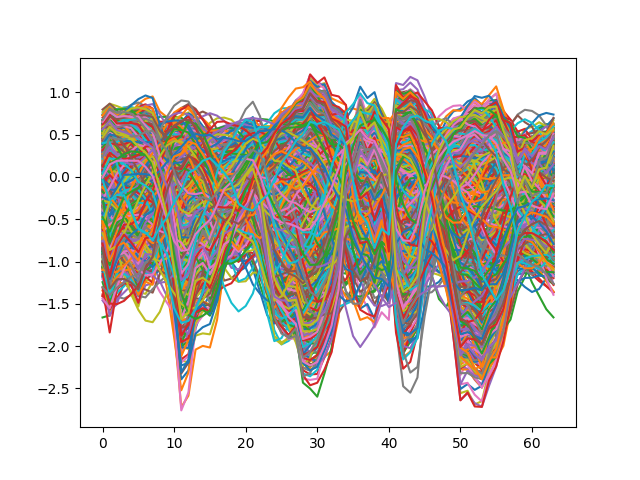

This figure's Python source:
import torch
import numpy as np
import pylab as plt
import torch.nn.functional as F
import torch.nn as nn
from random_fields import *
from tqdm import trange
from neuralop.models import FNO1d
from stochasticheatequation import StochasticHeatEquation
torch.manual_seed(0)
np.random.seed(0)
batch_size=100
data=StochasticHeatEquation(100)
real_data=data.train_loader.dataset[:][0].numpy()
train_loader=data.train_loader
res=64
epochs=100
device='cpu'
λ_grad=10
grf = GaussianRF_idct(1, res, alpha=1.5, tau=1.0,device=device)
lr=1e-4
class Generator(nn.Module):
    def __init__(self):
        super(Generator, self).__init__()
        self.fc=FNO1d(64,100,in_channels=1)
        

    def forward(self, x):
        x=x.squeeze(-1).unsqueeze(1)
        x=self.fc(x).squeeze(1).unsqueeze(-1)
        return x
    
class Discriminator(nn.Module):
    def __init__(self):
        super(Discriminator, self).__init__()
        self.fc=FNO1d(64,100,in_channels=1)
        self.lin=nn.Linear(64,1)

    def forward(self, x):
        x=x.squeeze(-1).unsqueeze(1)
        x=self.fc(x)
        x=x.reshape(x.shape[0],-1)
        return x

G=Generator().to(device)
D=Discriminator().to(device)
G_optimizer = torch.optim.Adam(G.parameters(), lr=lr) #, weight_decay=1e-4)
D_optimizer = torch.optim.Adam(D.parameters(), lr=lr) #, weight_decay=1e-4)
fn_loss = nn.BCEWithLogitsLoss()



D.train()
G.train()
nn_params = sum(p.numel() for p in D.parameters() if p.requires_grad)
print("Number discriminator parameters: ", nn_params)
nn_params = sum(p.numel() for p in G.parameters() if p.requires_grad)
print("Number generator parameters: ", nn_params)

def calculate_gradient_penalty(model, real_images, fake_images, device):
    """Calculates the gradient penalty loss for GANO"""
    # Random weight term for interpolation between real and fake data
    alpha = torch.randn((real_images.size(0),1, 1), device=device)
    # Get random interpolation between real and fake data
    interpolates = (alpha * real_images + ((1 - alpha) * fake_images)).requires_grad_(True)

    model_interpolates = model(interpolates)
    grad_outputs = torch.ones(model_interpolates.size(), device=device, requires_grad=False)

    # Get gradient w.r.t. interpolates
    gradients = torch.autograd.grad(
        outputs=model_interpolates,
        inputs=interpolates,
        grad_outputs=grad_outputs,
        create_graph=True,
        retain_graph=True,
        only_inputs=True,
    )[0]
    gradients = gradients.view(gradients.size(0), -1)
    gradient_penalty = torch.mean((gradients.norm(2, dim=1) - 1/np.sqrt(res * res)) ** 2)
    return gradient_penalty


def train_GANO(D, G, train_data, epochs, D_optim, G_optim, scheduler=None):
    losses_D = np.zeros(epochs)
    losses_G = np.zeros(epochs)
    for i in trange(epochs):
        loss_D = 0.0
        loss_G = 0.0
        for j, data in enumerate(train_data):
            # Train D
            x = data[0].to(device)
            D_optimizer.zero_grad()
            z=grf.sample(x.shape[0]).unsqueeze(-1)
            x_syn = G(grf.sample(x.shape[0]))
            W_loss = -torch.mean(D(x)) + torch.mean(D(x_syn.detach()))

            gradient_penalty = calculate_gradient_penalty(D, x.data, x_syn.data, device)

            loss = W_loss + λ_grad * gradient_penalty
            loss.backward()

            loss_D += loss.item()

            D_optim.step()
            
            G_optimizer.zero_grad()

            x_syn = G(grf.sample(x.shape[0]).unsqueeze(-1))

            loss = -torch.mean(D(x_syn))
            loss.backward()
            loss_G += loss.item()

            G_optim.step()
        
        losses_D[i] = loss_D / batch_size
        losses_G[i] = loss_G / batch_size
            
        print(i, "D: ", losses_D[i], "G: ", losses_G[i], "mean: ", x.mean().item(), "std: ", x.std().item())

    return losses_D, losses_G

losses_D, losses_G = train_GANO(D, G, train_loader, epochs, D_optimizer, G_optimizer)


with torch.no_grad():
    t=np.arange(64)
    z=grf.sample(600)
    x = G(z).squeeze(-1)
    fig,ax=plt.subplots()
    for i in range(600):
        ax.plot(t,x[i,:])
    fig.savefig("gano.png")

    fig,ax=plt.subplots()
    for i in range(600):
        ax.plot(t,real_data[i,:])
    fig.savefig("true.png")

def compute_acovf(z):
    from scipy.stats import binned_statistic
    z_hat = torch.fft.rfft(z)
    acf = torch.fft.irfft(torch.conj(z_hat) * z_hat)
    acf = torch.fft.fftshift(acf).mean(dim=0) / z[0].numel()
    acf_r = acf.view(-1).cpu().detach().numpy()
    lags_x=torch.arange(res) - res//2
    lags_r = torch.sqrt(lags_x**2).view(-1).cpu().detach().numpy()

    idx = np.argsort(lags_r)
    lags_r = lags_r[idx]
    acf_r = acf_r[idx]

    bin_means, bin_edges, binnumber = binned_statistic(lags_r, acf_r, 'mean', bins=np.linspace(0.0, res, 50))
    return bin_edges[:-1], bin_means


with torch.no_grad():
    z=grf.sample(1000).unsqueeze(-1)
    x = G(z).squeeze(-1)
    lags, acf = compute_acovf(x.squeeze())

    real_data=real_data.reshape(600,64,1)
    tmp=torch.tensor(real_data).clone()
    lags2, acf2 = compute_acovf(tmp.squeeze())
    fig,ax=plt.subplots()
    ax.plot(lags, acf, label="GANO")
    ax.plot(lags2, acf2, label="True")
    ax.legend()
    fig.savefig("acovf_gano.png")

x=x.numpy().reshape(1000,-1)
real_data=real_data.reshape(600,-1)
print(np.linalg.norm(np.mean(x,axis=0)-np.mean(real_data,axis=0))/np.linalg.norm(np.mean(real_data,axis=0)))
print(np.linalg.norm(np.cov(x.T)-np.cov(real_data.T))/np.linalg.norm(np.cov(real_data.T)))
acf=acf[:21]
acf2=acf2[:21]
print(np.linalg.norm(acf2-acf)/np.linalg.norm(acf2))